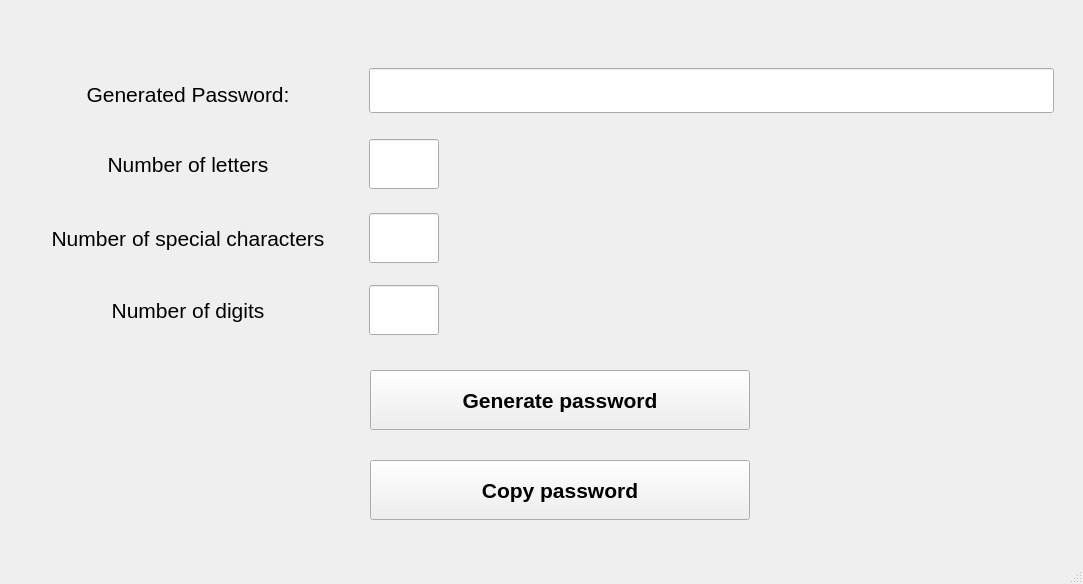
<?xml version="1.0" encoding="UTF-8"?>
<ui version="4.0">
 <class>MainWindow</class>
 <widget class="QMainWindow" name="MainWindow">
  <property name="geometry">
   <rect>
    <x>0</x>
    <y>0</y>
    <width>1083</width>
    <height>584</height>
   </rect>
  </property>
  <property name="minimumSize">
   <size>
    <width>0</width>
    <height>0</height>
   </size>
  </property>
  <property name="cursor">
   <cursorShape>ArrowCursor</cursorShape>
  </property>
  <property name="windowTitle">
   <string>MainWindow</string>
  </property>
  <widget class="QWidget" name="centralwidget">
   <widget class="QWidget" name="gridLayoutWidget">
    <property name="geometry">
     <rect>
      <x>13</x>
      <y>50</y>
      <width>1041</width>
      <height>300</height>
     </rect>
    </property>
    <layout class="QGridLayout" name="gridLayout">
     <item row="5" column="0">
      <widget class="QLabel" name="label_specials">
       <property name="minimumSize">
        <size>
         <width>350</width>
         <height>55</height>
        </size>
       </property>
       <property name="font">
        <font>
         <pointsize>16</pointsize>
        </font>
       </property>
       <property name="text">
        <string>Number of special characters</string>
       </property>
       <property name="alignment">
        <set>Qt::AlignCenter</set>
       </property>
      </widget>
     </item>
     <item row="5" column="1">
      <widget class="QLineEdit" name="num_of_specials">
       <property name="minimumSize">
        <size>
         <width>0</width>
         <height>50</height>
        </size>
       </property>
       <property name="maximumSize">
        <size>
         <width>70</width>
         <height>16777215</height>
        </size>
       </property>
       <property name="font">
        <font>
         <pointsize>14</pointsize>
         <weight>50</weight>
         <bold>false</bold>
        </font>
       </property>
       <property name="alignment">
        <set>Qt::AlignCenter</set>
       </property>
      </widget>
     </item>
     <item row="4" column="1">
      <widget class="QLineEdit" name="num_of_letters">
       <property name="minimumSize">
        <size>
         <width>0</width>
         <height>50</height>
        </size>
       </property>
       <property name="maximumSize">
        <size>
         <width>70</width>
         <height>16777215</height>
        </size>
       </property>
       <property name="font">
        <font>
         <pointsize>14</pointsize>
         <weight>50</weight>
         <bold>false</bold>
        </font>
       </property>
       <property name="alignment">
        <set>Qt::AlignCenter</set>
       </property>
      </widget>
     </item>
     <item row="6" column="0">
      <widget class="QLabel" name="label_digits">
       <property name="minimumSize">
        <size>
         <width>0</width>
         <height>50</height>
        </size>
       </property>
       <property name="font">
        <font>
         <pointsize>16</pointsize>
        </font>
       </property>
       <property name="text">
        <string>Number of digits</string>
       </property>
       <property name="alignment">
        <set>Qt::AlignCenter</set>
       </property>
      </widget>
     </item>
     <item row="4" column="0">
      <widget class="QLabel" name="label_letters">
       <property name="minimumSize">
        <size>
         <width>0</width>
         <height>55</height>
        </size>
       </property>
       <property name="font">
        <font>
         <pointsize>16</pointsize>
        </font>
       </property>
       <property name="text">
        <string>Number of letters</string>
       </property>
       <property name="alignment">
        <set>Qt::AlignCenter</set>
       </property>
      </widget>
     </item>
     <item row="6" column="1">
      <widget class="QLineEdit" name="num_of_digits">
       <property name="minimumSize">
        <size>
         <width>0</width>
         <height>50</height>
        </size>
       </property>
       <property name="maximumSize">
        <size>
         <width>70</width>
         <height>16777215</height>
        </size>
       </property>
       <property name="font">
        <font>
         <pointsize>14</pointsize>
         <weight>50</weight>
         <bold>false</bold>
        </font>
       </property>
       <property name="alignment">
        <set>Qt::AlignCenter</set>
       </property>
      </widget>
     </item>
     <item row="0" column="1">
      <widget class="QLineEdit" name="line_edit_password">
       <property name="sizePolicy">
        <sizepolicy hsizetype="MinimumExpanding" vsizetype="Fixed">
         <horstretch>0</horstretch>
         <verstretch>0</verstretch>
        </sizepolicy>
       </property>
       <property name="minimumSize">
        <size>
         <width>600</width>
         <height>45</height>
        </size>
       </property>
       <property name="font">
        <font>
         <pointsize>12</pointsize>
        </font>
       </property>
       <property name="cursor">
        <cursorShape>ForbiddenCursor</cursorShape>
       </property>
       <property name="readOnly">
        <bool>true</bool>
       </property>
      </widget>
     </item>
     <item row="0" column="0">
      <widget class="QLabel" name="label_1">
       <property name="minimumSize">
        <size>
         <width>350</width>
         <height>55</height>
        </size>
       </property>
       <property name="maximumSize">
        <size>
         <width>295</width>
         <height>46</height>
        </size>
       </property>
       <property name="font">
        <font>
         <pointsize>16</pointsize>
        </font>
       </property>
       <property name="text">
        <string>Generated Password:</string>
       </property>
       <property name="alignment">
        <set>Qt::AlignCenter</set>
       </property>
      </widget>
     </item>
    </layout>
   </widget>
   <widget class="QPushButton" name="button_generate">
    <property name="geometry">
     <rect>
      <x>370</x>
      <y>370</y>
      <width>380</width>
      <height>60</height>
     </rect>
    </property>
    <property name="minimumSize">
     <size>
      <width>0</width>
      <height>60</height>
     </size>
    </property>
    <property name="maximumSize">
     <size>
      <width>380</width>
      <height>16777215</height>
     </size>
    </property>
    <property name="font">
     <font>
      <pointsize>16</pointsize>
      <weight>75</weight>
      <bold>true</bold>
     </font>
    </property>
    <property name="text">
     <string>Generate password</string>
    </property>
   </widget>
   <widget class="QPushButton" name="button_copy">
    <property name="geometry">
     <rect>
      <x>370</x>
      <y>460</y>
      <width>380</width>
      <height>60</height>
     </rect>
    </property>
    <property name="minimumSize">
     <size>
      <width>0</width>
      <height>60</height>
     </size>
    </property>
    <property name="maximumSize">
     <size>
      <width>380</width>
      <height>16777215</height>
     </size>
    </property>
    <property name="font">
     <font>
      <pointsize>16</pointsize>
      <weight>75</weight>
      <bold>true</bold>
     </font>
    </property>
    <property name="text">
     <string>Copy password</string>
    </property>
   </widget>
  </widget>
  <widget class="QMenuBar" name="menubar">
   <property name="geometry">
    <rect>
     <x>0</x>
     <y>0</y>
     <width>1083</width>
     <height>26</height>
    </rect>
   </property>
  </widget>
  <widget class="QStatusBar" name="statusbar"/>
 </widget>
 <resources/>
 <connections/>
</ui>
